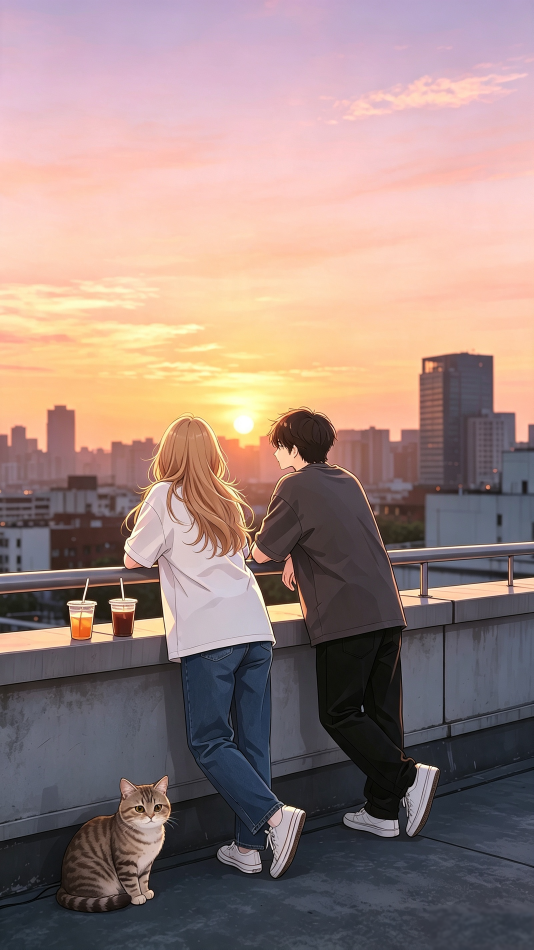
#> input picture tools/icon-source-clean.png, 1600 x 2848 px (shown at 1/3 size)
$ python make_icon_v2.py
#> lines starting #> are read from the running program, lines starting #| are printed output that depends on the picture
# -*- coding: utf-8 -*-
"""从干净原图重新生成带版本号的图标，压缩体积减轻手机端卡顿。"""
from pathlib import Path
from PIL import Image

SRC = Path(__file__).parent / "icon-source-clean.png"
OUT = Path(__file__).parent.parent / "public"

img = Image.open(SRC).convert("RGB")
#> img is the input picture: PIL image 1600x2848 RGB; mean R, G, B 156, 132.9, 128.2
w, h = img.size
#> w = 1600; h = 2848
# 正方形裁剪（取上半部分人像区域，与上一版一致的取景）
top = 800
side = 1600
if h - top >= side:
    crop = img.crop((0, top, side, top + side))
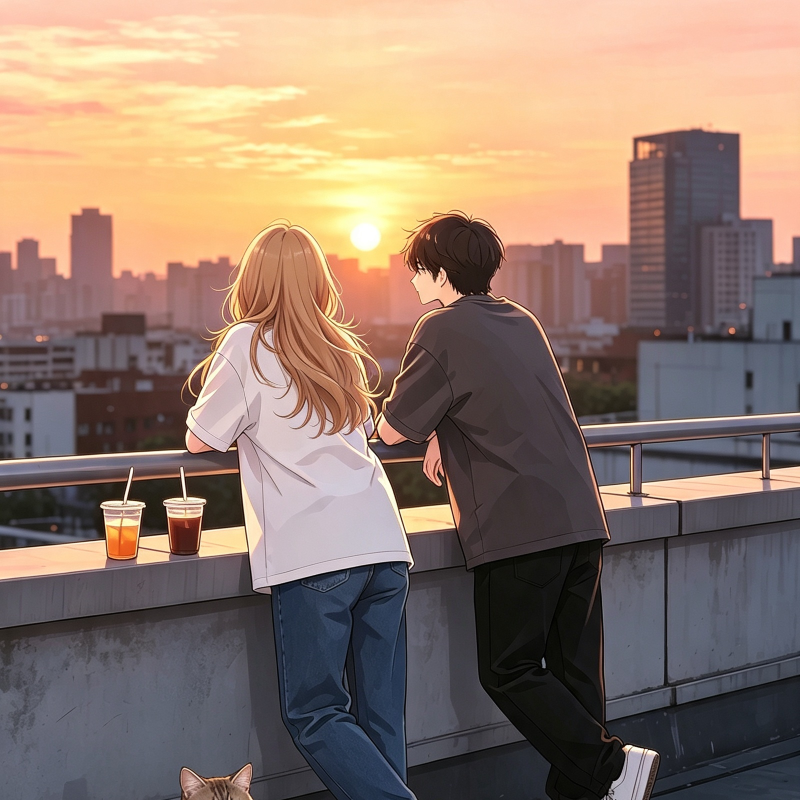
#> crop: PIL image 1600x1600 RGB (shown at 1/2 size); mean R, G, B 143.5, 122, 109.2
else:
    side = min(w, h)
    crop = img.crop(((w - side) // 2, (h - side) // 2, (w + side) // 2, (h + side) // 2))

def save_icon(size, name, quantize=False):
#> called with size = 512, name = 'icon-v2-512.png', quantize = True
    im = crop.resize((size, size), Image.LANCZOS)
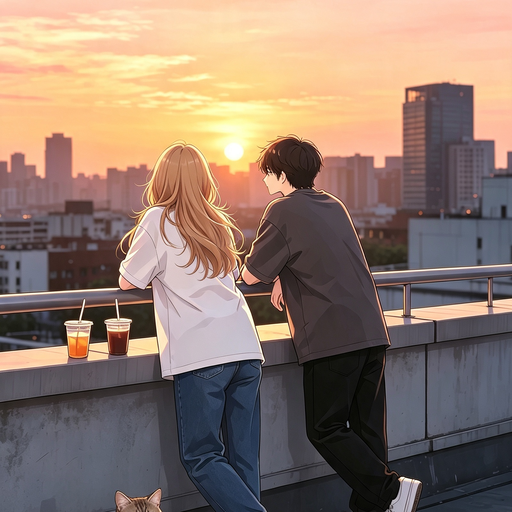
#> im: PIL image 512x512 RGB; mean R, G, B 143.5, 122, 109.2
    if quantize:
        q = im.quantize(colors=256, method=Image.MEDIANCUT, dither=Image.FLOYDSTEINBERG)
        q.save(OUT / name, "PNG", optimize=True)
    else:
        im.save(OUT / name, "PNG", optimize=True)
#> (the run stopped early here; a loop or call above may not have finished)
